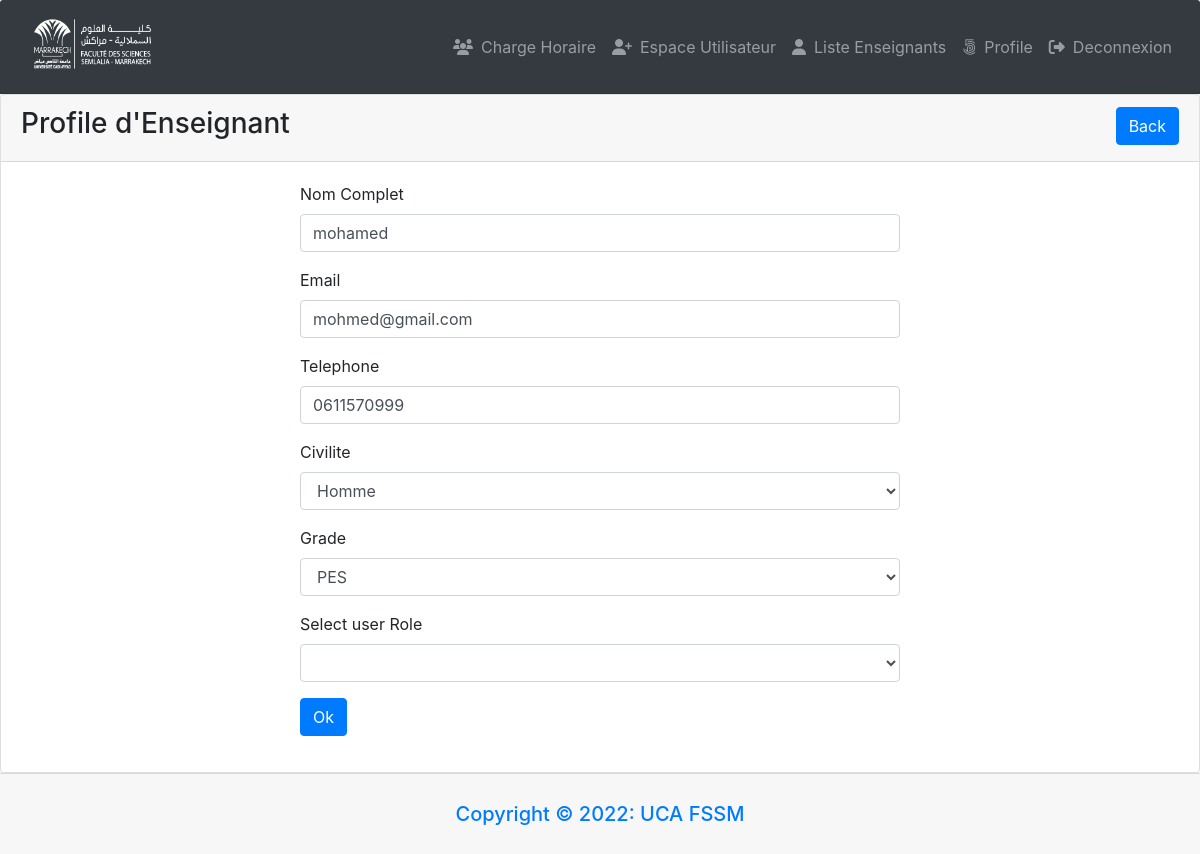
The app's page /view.php?Email=mohmed@gmail.com (signed in) with its own data.
### tables this page shows
CREATE TABLE `enseignant` (
  `Nom_Complet` varchar(255) NOT NULL,
  `Email` varchar(255) NOT NULL,
  `Telephone` varchar(10) NOT NULL,
  `Civilite` varchar(10) NOT NULL,
  `Grade` varchar(10) NOT NULL,
  `id_users` int(11) NOT NULL
);

### classes/Users.php (called while the page is built, shortened)
<?php
include 'lib/Database.php';
include_once 'lib/Session.php';
class Users
{
  private $db;
  public function __construct()
  {
    $this->db = new Database();
  }
  public function getUserInfoByEmail($userEmail)
  {
    $sql = "SELECT * FROM enseignant WHERE Email = :Email LIMIT 1";
    $stmt = $this->db->pdo->prepare($sql);
    $stmt->bindValue(':Email', $userEmail);
    $stmt->execute();
    $result = $stmt->fetch(PDO::FETCH_OBJ);
    if ($result) {
      return $result;
    } else {
      return false;
    }
  }
}

### lib/Session.php (called while the page is built, shortened)
<?php
class Session{
  public static function get($key){
    if (isset($_SESSION[$key])) {
      return $_SESSION[$key];
    }else{
      return false;
    }
  }
}

### view.php (the view, shortened to what this page needs)
<?php
include 'inc/header.php';
 ?>
<?php
if (isset($_GET['Email'])) {
  $userEmail = preg_replace('/[^a-zA-Z0-9@_.]/', '', $_GET['Email']);
}
 ?>
 <div class="card ">
   <div class="card-header">
          <h3>Profile d'Enseignant<span class="float-right"> <a href="enseignant.php" class="btn btn-primary">Back</a> </h3>
        </div>
        <div class="card-body">
    <?php
    $getUinfo = $users->getUserInfoByEmail($userEmail);
    if ($getUinfo) {
     ?>
          <div style="width:600px; margin:0px auto">
          <form class="" action="" method="POST">
              <div class="form-group">
                <label for="name">Nom Complet</label>
                <input type="text" name="Nom_Complet" value="<?php echo $getUinfo->Nom_Complet; ?>" class="form-control">
              </div>
              <div class="form-group">
                <label for="name">Email</label>
                <input type="email" name="Email" value="<?php echo $getUinfo->Email; ?>" class="form-control">
              </div>
              <div class="form-group">
                <label for="Telephone">Telephone</label>
                <input type="text" id="Telephone" name="Telephone" value="<?php echo $getUinfo->Telephone; ?>" class="form-control">
              </div>
              <div class="form-group">
              <label for="sel1">Civilite</label>
                  <select class="form-control" name="Civilite" id="Civilite">
                  <option value="1" selected='selected'>Homme</option>
              </div>
              <div class="form-group">
                <label for="mobile">Grade</label>
                <select class="form-control" name="Grade" id="Grade">
                <option value="1" selected='selected'>PES</option>
              </div>
              <?php if (Session::get("roleid") == '1') { ?>
              <div class="form-group
              <?php if (Session::get("roleid") == '1' && Session::get("Email") == $getUinfo->Email) {
                echo "d-none";
              } ?>
              ">
                <div class="form-group">
                  <label for="sel1">Select user Role</label>
                  <select class="form-control" name="roleid" id="roleid">
                  </select>
                </div>
              </div>
          <?php }else{?>
            <input type="hidden" name="roleid" value="<?php echo $getUinfo->roleid; ?>">
          <?php } ?>
                  <div class="form-group">
                    <a class="btn btn-primary" href="enseignant.php">Ok</a>
                  </div>
          </form>
        </div>
      <?php }?>
      </div>
    </div>
  <?php
  include 'inc/footer.php';
  ?>

### assets/style.css (style rules this page uses)
* { margin: 0; padding: 0; box-sizing: border-box; }
h1, h2, h3, h4, h5, h6 { color: #222; font-family: 'Nunito', sans-serif; font-weight: 400; margin-top: 0; }
h3 { font-size: 24px; line-height: 30px; }

### records on screen
enseignant: Nom_Complet "mohamed", Email "mohmed@gmail.com", Telephone "0611570999"
